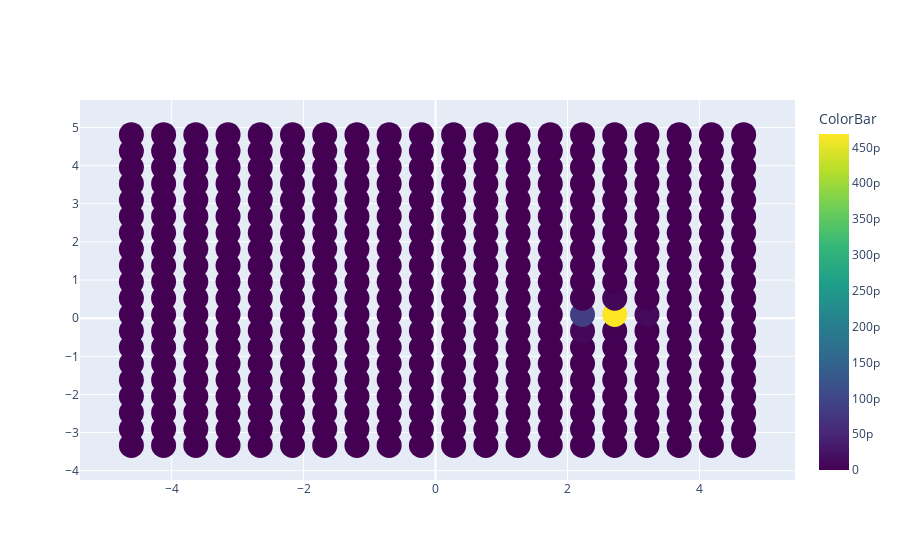

Notebook code for this chart:
### Code cell
print(dist_mean.shape)
fig= [go.Scatter(
    x= background[:,0],
    y= background[:,1],
    #z= grid_likes,
    mode= 'markers',
    marker= {
        'color':grid_likes,
        'colorbar': go.ColorBar(
            title= 'ColorBar'
        ),
        'colorscale':'Viridis',
        'line': {'width': 0},
        'size': 25,
        'symbol': 'circle',
      "opacity": 1
      }
)]

layout= go.Layout()

Figure= go.Figure(data= fig, layout= layout)

iplot(Figure)

### Figure 1 — Plotly figure (JSON) as saved in the notebook; plotly's stock layout.template omitted (floating-point values rounded to 4 significant figures; data arrays with more than 128 entries replaced by an {"elided": "..."} marker saying what was removed)
{"data": [{"marker": {"color": {"elided": "400 float values"}, "colorbar": {"title": {"text": "ColorBar"}}, "colorscale": [[0, "#440154"], [0.1111, "#482878"], [0.2222, "#3e4989"], [0.3333, "#31688e"], [0.4444, "#26828e"], [0.5556, "#1f9e89"], [0.6667, "#35b779"], [0.7778, "#6ece58"], [0.8889, "#b5de2b"], [1, "#fde725"]], "line": {"width": 0}, "opacity": 1, "size": 25, "symbol": "circle"}, "mode": "markers", "type": "scatter", "x": {"elided": "400 float values"}, "y": {"elided": "400 float values"}}], "layout": {}}
